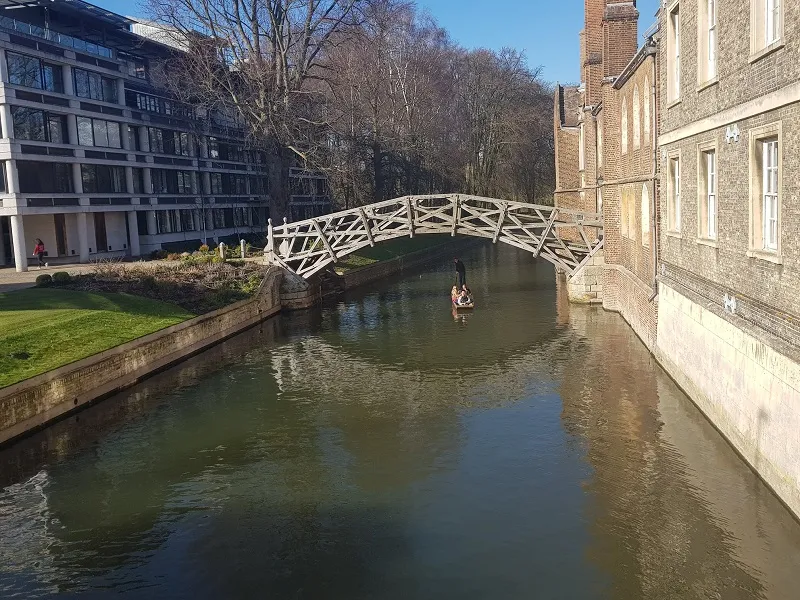
#> input picture Machine Learning/Neural Network/Color_image.webp, 800 x 600 px, found by its file name
$ python openCV.py
#> lines starting #> are read from the running program, lines starting #| are printed output that depends on the picture
import cv2
import numpy as np

img = cv2.imread(r'D:\python\Machine Learning\Neural Network\Color_image.webp', 1)
#> img is the input picture: shape (600, 800, 3); mean B, G, R 93.5, 100.8, 102.8
img_gray = cv2.imread(r'D:\python\Machine Learning\Neural Network\Gray_image.webp', 0)
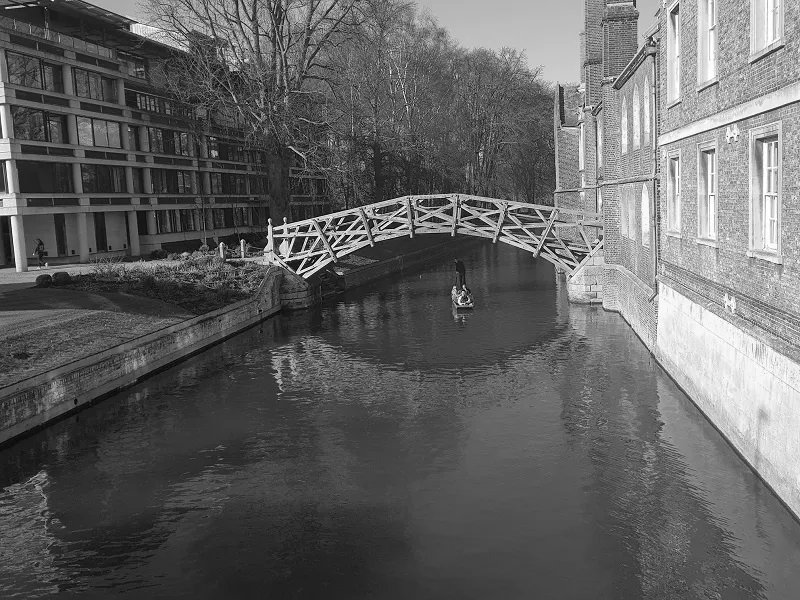
#> input picture Machine Learning/Neural Network/Gray_image.webp, 800 x 600 px, found by its file name
#> img_gray: shape (600, 800); min 0, max 255, mean 98.9
"""
if img is None:
    print("Không thể tải hình ảnh. Kiểm tra lại đường dẫn.")
else:
    cv2.imshow("test", img)
    cv2.waitKey(0)
    cv2.destroyAllWindows()
"""

img2 = np.zeros((img.shape[0], img.shape[1]), dtype=np.uint8)
"""
img2 = cv2.cvtColor(im2, cv2.COLOR_BGR2GRAY)
cv2.imshow("test", img)
cv2.waitKey(0)
cv2.destroyAllWindows()
Using function to convert color image to gray image
"""


# BGR: 11 59 30
"""
for i in range(0, img2.shape[0]):
    for j in range(0, img2.shape[1]):
        img2[i][j] = img[i][j][0] * 0.11 + img[i][j][1] * 0.59 + img[i][j][1] * 0.3


cv2.imshow("test", img2)
cv2.waitKey(0)
cv2.destroyAllWindows()

"""
# Resize image
"""

new_width = 600
scale = int(int(img.shape[0]) / int(img.shape[1]))

new_heigh = new_width * scale
img3 = np.zeros((new_heigh, new_width), dtype=np.uint8)
img3 = cv2.resize(img, (new_heigh, new_width))
cv2.imshow("new size", img3)
cv2.waitKey(0)
cv2.destroyAllWindows()
"""

# Convolution

img_gray = cv2.GaussianBlur(img_gray, (3,3), 0)
kernel = np.array([[0, -1, 0], [-1, 5, -1], [0, -1, 0]])


def convolution(x, y):
    val = 0
    for i in range(0, 3):
        for j in range(0, 3):
            val = val + kernel[i][j] * img_gray[x + i][y + j]
    return val


img4 = np.zeros((img.shape[0] - 2, img.shape[1] - 2), dtype=float)

for k in range(0, 1):
    for i in range(1, img_gray.shape[0] - 1):
        for j in range(1, img_gray.shape[1] - 1):
            convolution_value = convolution(i - 1, j - 1)
            img4[i - 1][j - 1] = convolution_value

img4 = np.clip(img4, 0, 255).astype(np.uint8)

cv2.imshow("image was convoluted", img4)
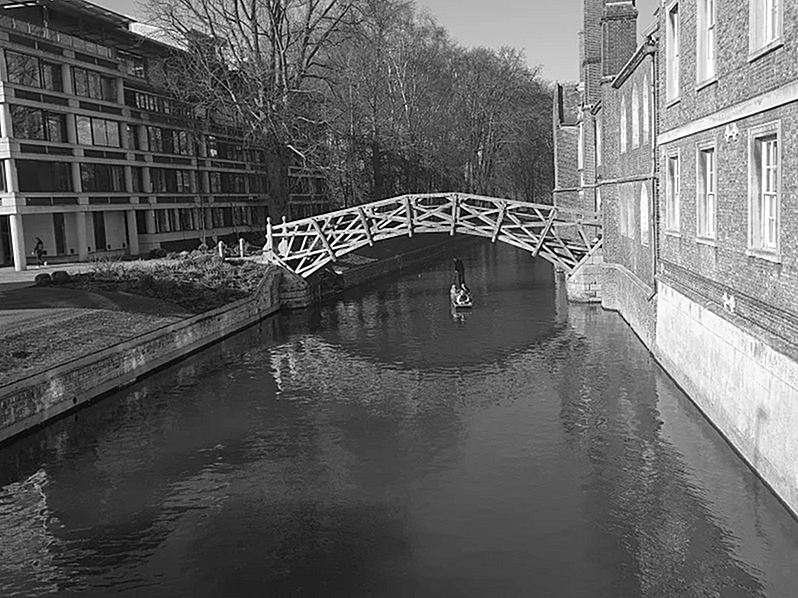
#> window 'image was convoluted': shape (598, 798); min 0, max 255, mean 98.8
cv2.waitKey(0)
cv2.destroyAllWindows()

"""
# Làm mờ trước khi sharpen để giảm nhiễu
blurred = cv2.GaussianBlur(img, (3,3), 0)

# Kernel sharpen nhẹ
sharpen_kernel = np.array([[0, -1, 0], [-1, 5, -1], [0, -1, 0]])

# Áp dụng bộ lọc
sharpened = cv2.filter2D(blurred, -1, sharpen_kernel)

# Đảm bảo giá trị pixel nằm trong khoảng hợp lệ
sharpened = np.clip(sharpened, 0, 255).astype(np.uint8)

# Hiển thị ảnh
cv2.imshow("Sharpened Image", sharpened)
cv2.waitKey(0)
cv2.destroyAllWindows()
"""
